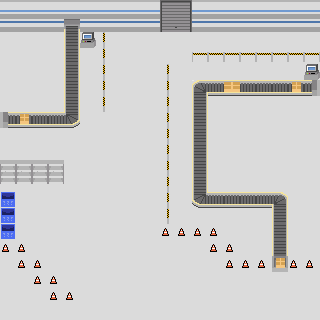

This game map was drawn from its Tiled (.tmx) file and the tilesets committed beside it. A one-line description and the full map source follow:
An orthogonal 20x20 tile map with 16x16 px tiles, 3 tile layers (Tile Layer 1, Tile Layer 2, Tile Layer 3).

<map version="1.10" tiledversion="1.10.2" orientation="orthogonal" renderorder="right-down" width="20" height="20" tilewidth="16" tileheight="16" infinite="0" nextlayerid="4" nextobjectid="1">
 <editorsettings>
  <export target="../LuaSimulator/problem_domains/presentation_1.tmx" format="tmx" />
 </editorsettings>
 <tileset firstgid="1" name="tileset" tilewidth="16" tileheight="16" tilecount="100" columns="10">
  <image source="tileset.png" width="160" height="160" />
 </tileset>
 <layer id="1" name="Tile Layer 1" width="20" height="20">
  <data encoding="csv">
61,61,61,61,61,61,61,61,61,61,61,61,61,61,61,61,61,61,61,61,
61,61,61,61,61,61,61,61,61,61,61,61,61,61,61,61,61,61,61,61,
61,61,61,61,61,61,61,61,61,61,61,61,61,61,61,61,61,61,61,61,
61,61,61,61,61,61,61,61,61,61,61,61,61,61,61,61,61,61,61,61,
61,61,61,61,61,61,61,61,61,61,61,61,61,61,61,61,61,61,61,61,
61,61,61,61,61,61,61,61,61,61,61,61,61,61,61,61,61,61,61,61,
61,61,61,61,61,61,61,61,61,61,61,61,61,61,61,61,61,61,61,61,
61,61,61,61,61,61,61,61,61,61,61,61,61,61,61,61,61,61,61,61,
61,61,61,61,61,61,61,61,61,61,61,61,61,61,61,61,61,61,61,61,
61,61,61,61,61,61,61,61,61,61,61,61,61,61,61,61,61,61,61,61,
61,61,61,61,61,61,61,61,61,61,61,61,61,61,61,61,61,61,61,61,
61,61,61,61,61,61,61,61,61,61,61,61,61,61,61,61,61,61,61,61,
61,61,61,61,61,61,61,61,61,61,61,61,61,61,61,61,61,61,61,61,
61,61,61,61,61,61,61,61,61,61,61,61,61,61,61,61,61,61,61,61,
61,61,61,61,61,61,61,61,61,61,61,61,61,61,61,61,61,61,61,61,
61,61,61,61,61,61,61,61,61,61,61,61,61,61,61,61,61,61,61,61,
61,61,61,61,61,61,61,61,61,61,61,61,61,61,61,61,61,61,61,61,
61,61,61,61,61,61,61,61,61,61,61,61,61,61,61,61,61,61,61,61,
61,61,61,61,61,61,61,61,61,61,61,61,61,61,61,61,61,61,61,61,
61,61,61,61,61,61,61,61,61,61,61,61,61,61,61,61,61,61,61,61
</data>
 </layer>
 <layer id="2" name="Tile Layer 2" width="20" height="20">
  <data encoding="csv">
4,4,4,4,4,4,4,4,4,4,6,7,4,4,4,4,4,4,4,4,
19,19,19,19,14,19,19,19,19,19,16,17,19,19,19,19,19,19,19,19,
0,0,0,0,24,84,25,0,0,0,0,0,0,0,0,0,0,0,0,0,
0,0,0,0,24,0,25,0,0,0,0,0,35,35,35,35,35,35,35,35,
0,0,0,0,24,0,25,0,0,0,25,0,0,0,0,0,0,0,0,84,
0,0,0,0,24,0,25,0,0,0,25,0,38,33,33,33,33,33,39,40,
0,0,0,0,24,0,25,0,0,0,25,0,24,0,0,0,0,0,0,0,
31,33,33,33,34,0,0,0,0,0,25,0,24,0,0,0,0,0,0,0,
0,0,0,0,0,0,0,0,0,0,25,0,24,0,0,0,0,0,0,0,
0,0,0,0,0,0,0,0,0,0,25,0,24,0,0,0,0,0,0,0,
64,64,64,64,0,0,0,0,0,0,25,0,24,0,0,0,0,0,0,0,
74,74,74,74,0,0,0,0,0,0,25,0,24,0,0,0,0,0,0,0,
43,0,0,0,0,0,0,0,0,0,25,0,48,39,39,39,39,49,0,0,
43,0,0,0,0,0,0,0,0,0,25,0,0,0,0,0,0,59,0,0,
43,0,0,0,0,0,0,0,0,0,36,36,36,36,0,0,0,59,0,0,
36,36,0,0,0,0,0,0,0,0,0,0,0,36,36,0,0,59,0,0,
0,36,36,0,0,0,0,0,0,0,0,0,0,0,36,36,36,69,36,36,
0,0,36,36,0,0,0,0,0,0,0,0,0,0,0,0,0,0,0,0,
0,0,0,36,36,0,0,0,0,0,0,0,0,0,0,0,0,0,0,0,
0,0,0,0,0,0,0,0,0,0,0,0,0,0,0,0,0,0,0,0
</data>
 </layer>
 <layer id="3" name="Tile Layer 3" width="20" height="20">
  <data encoding="csv">
0,0,0,0,0,0,0,0,0,0,0,0,0,0,0,0,0,0,0,0,
0,0,0,0,0,0,0,0,0,0,0,0,0,0,0,0,0,0,0,0,
0,0,0,0,0,0,0,0,0,0,0,0,0,0,0,0,0,0,0,0,
0,0,0,0,0,0,0,0,0,0,0,0,0,0,0,0,0,0,0,0,
0,0,0,0,0,0,0,0,0,0,0,0,0,0,0,0,0,0,0,0,
0,0,0,0,0,0,0,0,0,0,0,0,0,0,44,0,0,0,54,0,
0,0,0,0,0,0,0,0,0,0,0,0,0,0,0,0,0,0,0,0,
0,54,0,0,0,0,0,0,0,0,0,0,0,0,0,0,0,0,0,0,
0,0,0,0,0,0,0,0,0,0,0,0,0,0,0,0,0,0,0,0,
0,0,0,0,0,0,0,0,0,0,0,0,0,0,0,0,0,0,0,0,
0,0,0,0,0,0,0,0,0,0,0,0,0,0,0,0,0,0,0,0,
0,0,0,0,0,0,0,0,0,0,0,0,0,0,0,0,0,0,0,0,
0,0,0,0,0,0,0,0,0,0,0,0,0,0,0,0,0,0,0,0,
0,0,0,0,0,0,0,0,0,0,0,0,0,0,0,0,0,0,0,0,
0,0,0,0,0,0,0,0,0,0,0,0,0,0,0,0,0,0,0,0,
0,0,0,0,0,0,0,0,0,0,0,0,0,0,0,0,0,0,0,0,
0,0,0,0,0,0,0,0,0,0,0,0,0,0,0,0,0,54,0,0,
0,0,0,0,0,0,0,0,0,0,0,0,0,0,0,0,0,0,0,0,
0,0,0,0,0,0,0,0,0,0,0,0,0,0,0,0,0,0,0,0,
0,0,0,0,0,0,0,0,0,0,0,0,0,0,0,0,0,0,0,0
</data>
 </layer>
</map>